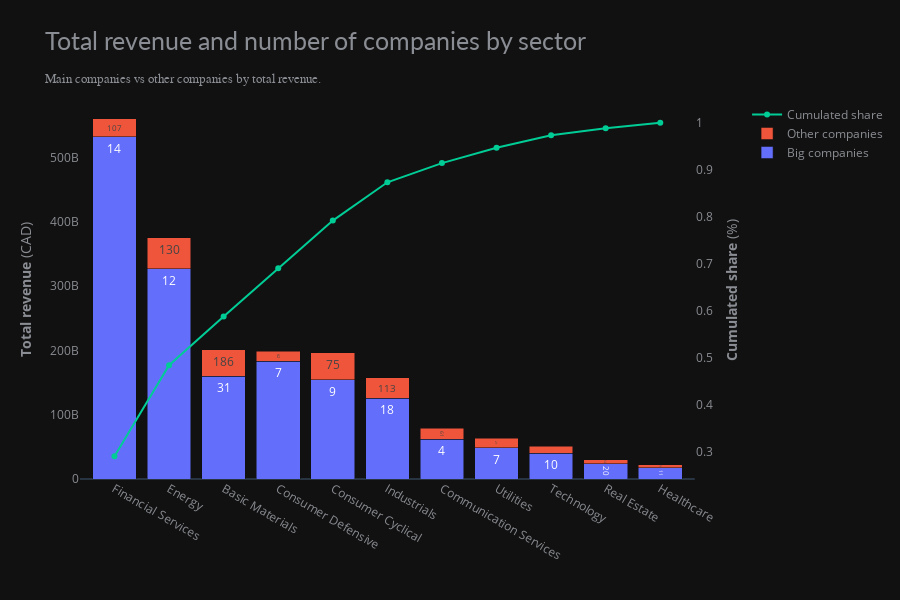

Write notebook code for a chart like this one.
### Markdown cell above
### Concentration of public companies by sector

### Code cell
df0 = df_companies.copy();
df0 = df0[(df0['country'] == 'Canada')]
df0 = df0.groupby(['sector', 'pareto'])["totalRevenue"].agg(['sum','count']).unstack()

df0.columns = ["_".join(x) for x in df0.columns.ravel()]
df0 = df0.fillna(0)


df0['sum_total'] = df0['sum_main']+df0['sum_other']
df0['count_total'] = df0['count_main']+df0['count_other']

df0 = df0.sort_values(by='sum_total', ascending=False)
df0['share'] = df0['sum_total']/df0['sum_total'].sum()
df0['cum_share'] = df0['share'].cumsum()
display(df0)


import plotly.express as px
import plotly.graph_objects as go
from plotly.subplots import make_subplots

fig = make_subplots(rows=1, cols=1)

# Create figure with secondary y-axis
fig = make_subplots(specs=[[{"secondary_y": True}]])

# Add traces

fig.add_bar(x=df0.index, y=df0['sum_main'], name="Big companies",secondary_y=False, text=df0['count_main'], )
fig.add_bar(x=df0.index, y=df0['sum_other'], name="Other companies",secondary_y=False, text=df0['count_other'], )
fig.update_traces(textposition='inside')

fig.add_trace(go.Scatter(x=df0.index, y=df0['cum_share'], name="Cumulated share"), secondary_y=True,)  


# Add figure title
fig.update_layout(title_text="Double Y Axis Example")
fig.update_layout(barmode='stack')


# Set x-axis title
fig.update_xaxes(title_text="Sectors")

# Set y-axes titles
fig.update_yaxes(title_text="<b>Total revenue</b> (CAD)", secondary_y=False)
fig.update_yaxes(title_text="<b>Cumulated share</b> (%)", secondary_y=True)


fig.update_xaxes(showgrid=False)
fig.update_yaxes(showgrid=False)

large_title_format = 'Total revenue and number of companies by sector'
small_title_format = "<span style='font-size:13px; font-family:Tahoma'>Main companies vs other companies by total revenue."

fig.update_layout(title=large_title_format + "<br>" + small_title_format,
                  height=600,
#                   margin=dict(t=130, b=0, l=70, r=40),
                  hovermode="x unified", 
                  # xaxis_title=' ', yaxis_title=" ",
#                   plot_bgcolor='#333', paper_bgcolor='#333',
                  title_font=dict(size=25, color='#8a8d93', family="Lato, sans-serif"),
                  font=dict(color='#8a8d93'),
                  template='plotly_dark',
#                   legend=dict(orientation="h", yanchor="bottom", y=1.2, xanchor="left", x=0.45),template='plotly_dark',
                 )
# Set x-axis title
fig.update_xaxes(title_text=" ")

fig.show()

### Figure 1 — Plotly figure (JSON) as saved in the notebook; plotly's stock layout.template omitted (floating-point values rounded to 4 significant figures)
{"data": [{"name": "Big companies", "text": [14, 12, 31, 7, 9, 18, 4, 7, 10, 20, 11], "textposition": "inside", "type": "bar", "x": ["Financial Services", "Energy", "Basic Materials", "Consumer Defensive", "Consumer Cyclical", "Industrials", "Communication Services", "Utilities", "Technology", "Real Estate", "Healthcare"], "xaxis": "x", "y": [532860598272, 327369163776, 160044061056, 183179623424, 154529673728, 125833634816, 61632000000, 48269499648, 40298703360, 23604386880, 17868958976], "yaxis": "y"}, {"name": "Other companies", "text": [107, 130, 186, 62, 75, 113, 61, 21, 155, 50, 197], "textposition": "inside", "type": "bar", "x": ["Financial Services", "Energy", "Basic Materials", "Consumer Defensive", "Consumer Cyclical", "Industrials", "Communication Services", "Utilities", "Technology", "Real Estate", "Healthcare"], "xaxis": "x", "y": [27583679732, 48469643580, 41193138139, 15781486052, 41792187788, 32150566634, 17649556981, 15189999109, 10597814149, 6163390414, 4583589004], "yaxis": "y"}, {"name": "Cumulated share", "type": "scatter", "x": ["Financial Services", "Energy", "Basic Materials", "Consumer Defensive", "Consumer Cyclical", "Industrials", "Communication Services", "Utilities", "Technology", "Real Estate", "Healthcare"], "xaxis": "x", "y": [0.2894, 0.4835, 0.5874, 0.6901, 0.7915, 0.873, 0.914, 0.9468, 0.973, 0.9884, 1.0], "yaxis": "y2"}], "layout": {"barmode": "stack", "font": {"color": "#8a8d93"}, "height": 600, "hovermode": "x unified", "title": {"font": {"color": "#8a8d93", "family": "Lato, sans-serif", "size": 25}, "text": "Total revenue and number of companies by sector<br><span style='font-size:13px; font-family:Tahoma'>Main companies vs other companies by total revenue."}, "xaxis": {"anchor": "y", "domain": [0, 0.94], "showgrid": false, "title": {"text": " "}}, "yaxis": {"anchor": "x", "domain": [0, 1], "showgrid": false, "title": {"text": "<b>Total revenue</b> (CAD)"}}, "yaxis2": {"anchor": "x", "overlaying": "y", "showgrid": false, "side": "right", "title": {"text": "<b>Cumulated share</b> (%)"}}}}
